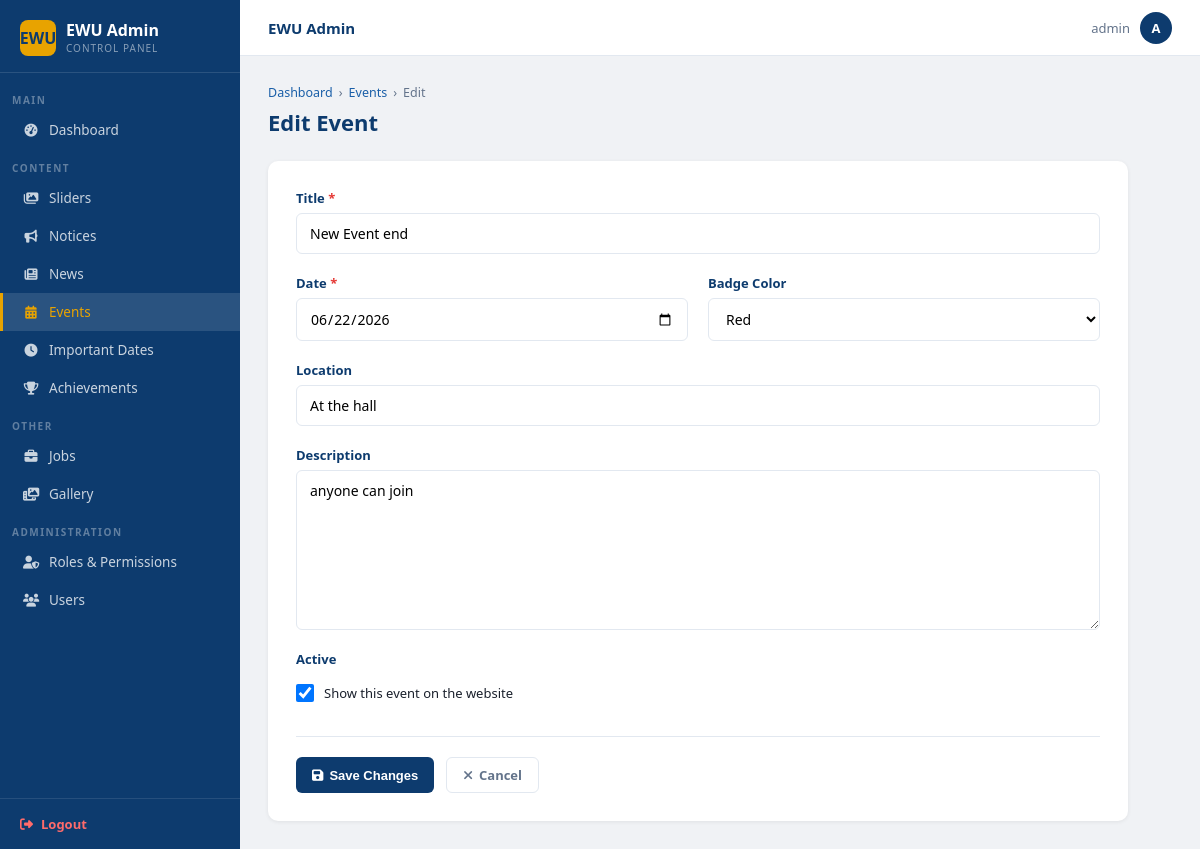
The app's page /dashboard/events/1/edit/ (signed in) with its own data.
### main/models.py (models this page shows, shortened)
class Event(models.Model):
    BADGE_COLORS = [
        ('green',  'Green'),
        ('red',    'Red'),
        ('blue',   'Blue'),
        ('orange', 'Orange'),
    ]
    title       = models.CharField(max_length=300)
    date        = models.DateField()
    location    = models.CharField(max_length=300, blank=True)
    description = models.TextField(blank=True)
    badge_color = models.CharField(max_length=10, choices=BADGE_COLORS, default='green')
    is_active   = models.BooleanField(default=True)
    class Meta:
        ordering = ['date']

### main/views.py (the view, shortened to what this page needs)
# urls.py: path('dashboard/events/<int:pk>/edit/',         views.event_edit,         name='admin_event_edit'),
@require_perm('main.change_event')
def event_edit(request, pk):
    obj = get_object_or_404(Event, pk=pk)
    return render(request, 'admin/event_form.html', {'obj': obj, 'edit': True, 'color_choices': getattr(Event, 'BADGE_COLORS', [])})

### templates/admin/event_form.html (shortened to what this page needs)
{% extends 'admin/base_admin.html' %}
{% block nav_events %}active{% endblock %}
{% block content %}
<div class="page-head">
  <div class="breadcrumb">
    <a href="{% url 'dashboard' %}">Dashboard</a>
    <span>›</span>
    <a href="{% url 'admin_event_list' %}">Events</a>
    <span>›</span>
    <span>{% if edit %}Edit{% else %}New{% endif %}</span>
  </div>
  <h1>{% if edit %}Edit Event{% else %}Create Event{% endif %}</h1>
</div>
<div class="form-wrap">
  <form method="post">
    <div class="form-grid">
      <div class="fg full">
        <label>Title <span style="color:var(--red)">*</span></label>
        <input type="text" name="title" value="{{ obj.title|default:'' }}"
               placeholder="e.g. Spring in the Air 2026" required maxlength="300">
      </div>
      <div class="fg">
        <label>Date <span style="color:var(--red)">*</span></label>
        <input type="date" name="date" value="{{ obj.date|date:'Y-m-d'|default:'' }}" required>
      </div>
      <div class="fg">
        <label>Badge Color</label>
        <select name="badge_color">
          {% for val, label in color_choices %}
          <option value="{{ val }}" {% if obj.badge_color == val %}selected{% endif %}>{{ label }}</option>
          {% endfor %}
        </select>
      </div>
      <div class="fg full">
        <label>Location</label>
        <input type="text" name="location" value="{{ obj.location|default:'' }}"
               placeholder="e.g. EWU Campus, Aftabnagar" maxlength="300">
      </div>
      <div class="fg full">
        <label>Description</label>
        <textarea name="description" placeholder="Event details...">{{ obj.description|default:'' }}</textarea>
      </div>
      <div class="fg">
        <label>Active</label>
        <div style="display:flex;align-items:center;gap:10px;padding:10px 0">
          <input type="checkbox" name="is_active" id="is_active"
                 {% if obj.is_active or not edit %}checked{% endif %}
                 style="width:18px;height:18px;cursor:pointer">
          <label for="is_active" style="font-size:13px;font-weight:500;text-transform:none;letter-spacing:0;color:var(--text)">
            Show this event on the website
          </label>
        </div>
      </div>
    </div>
    <div class="form-actions">
      <button type="submit" class="btn btn-primary">
        <i class="fa-solid fa-{% if edit %}floppy-disk{% else %}paper-plane{% endif %}"></i>
        {% if edit %}Save Changes{% else %}Create Event{% endif %}
      </button>
      <a href="{% url 'admin_event_list' %}" class="btn btn-ghost">
        <i class="fa-solid fa-xmark"></i> Cancel
      </a>
    </div>
  </form>
</div>
{% endblock %}

### templates/admin/base_admin.html (shortened to what this page needs)
{% load static %}
<!DOCTYPE html>
<html lang="en">
<head>
  <link rel="stylesheet" href="https://cdnjs.cloudflare.com/ajax/libs/font-awesome/6.5.0/css/all.min.css">
</head>
<body>
<div class="admin-wrapper">
  <aside class="sidebar">
    <div class="sidebar-brand">
      <div class="brand-icon">EWU</div>
      <div>
        <div class="brand-name">EWU Admin</div>
        <div class="brand-sub">Control Panel</div>
      </div>
    </div>
    <nav class="sidebar-nav">
      <div class="sidebar-section">Main</div>
      <a href="{% url 'dashboard' %}" class="sidebar-link {% block nav_dashboard %}{% endblock %}">
    <i class="fa-solid fa-gauge-high"></i> Dashboard
      </a>
      <div class="sidebar-section">Content</div>
      {% if perms.main.view_slider %}
      <a href="{% url 'admin_slider_list' %}" class="sidebar-link {% block nav_sliders %}{% endblock %}">
        <i class="fa-solid fa-images"></i> Sliders
      </a>
      {% endif %}
      {% if perms.main.view_notice %}
      <a href="{% url 'admin_notice_list' %}" class="sidebar-link {% block nav_notice %}{% endblock %}">
  <i class="fa-solid fa-bullhorn"></i> Notices
</a>
      {% endif %}
      {% if perms.main.view_news %}
      <a href="{% url 'admin_news_list' %}" class="sidebar-link {% block nav_news %}{% endblock %}">
        <i class="fa-solid fa-newspaper"></i> News
      </a>
      {% endif %}
      {% if perms.main.view_event %}
      <a href="{% url 'admin_event_list' %}" class="sidebar-link {% block nav_events %}{% endblock %}">
        <i class="fa-solid fa-calendar-days"></i> Events
      </a>
      {% endif %}
      {% if perms.main.view_importantdate %}
      <a href="{% url 'admin_date_list' %}" class="sidebar-link {% block nav_dates %}{% endblock %}">
        <i class="fa-solid fa-clock"></i> Important Dates
      </a>
      {% endif %}
      {% if perms.main.view_achievement %}
      <a href="{% url 'admin_achievement_list' %}" class="sidebar-link {% block nav_achievements %}{% endblock %}">
        <i class="fa-solid fa-trophy"></i> Achievements
      </a>
      {% endif %}
      {% if perms.main.view_job or perms.main.view_galleryphoto %}
      <div class="sidebar-section">Other</div>
      {% if perms.main.view_job %}
      <a href="{% url 'admin_job_list' %}" class="sidebar-link {% block nav_jobs %}{% endblock %}">
        <i class="fa-solid fa-briefcase"></i> Jobs
      </a>
      {% endif %}
      {% if perms.main.view_galleryphoto %}
      <a href="{% url 'admin_gallery_list' %}" class="sidebar-link {% block nav_gallery %}{% endblock %}">
        <i class="fa-solid fa-photo-film"></i> Gallery
      </a>
      {% endif %}
      {% endif %}
      {% if request.user.is_superuser %}
      <div class="sidebar-section">Administration</div>
      <a href="{% url 'role_list' %}" class="sidebar-link {% block nav_roles %}{% endblock %}">
        <i class="fa-solid fa-user-shield"></i> Roles &amp; Permissions
      </a>
      <a href="{% url 'rbac_user_list' %}" class="sidebar-link {% block nav_users %}{% endblock %}">
        <i class="fa-solid fa-users"></i> Users
      </a>
      {% endif %}
    </nav>
    <div class="sidebar-logout">
      <a href="{% url 'logout' %}">
        <i class="fa-solid fa-right-from-bracket"></i> Logout
      </a>
    </div>
  </aside>
  <div class="main-content">
    <div class="topbar">
      <span class="topbar-title">{% block topbar_title %}EWU Admin{% endblock %}</span>
      <div class="topbar-user">
        <span>{{ request.user.get_full_name|default:request.user.username }}</span>
        <div class="avatar">{{ request.user.username|first|upper }}</div>
      </div>
    </div>
    <div class="page-area">
      {% block content %}{% endblock %}
    </div>
  </div>
</div>
</body>
</html>

### templates/admin/base_admin.html (style rules this page uses)
:root { --navy: #0d3b6e; --navy-dark: #092d55; --navy-light: #1a5fa8; --amber: #e8a300; --amber-dark: #c98a00; --red: #e53935; --green: #2e7d32; --bg: #f0f2f5; --white: #ffffff; --border: #e2e8f0; --text: #1a202c; --muted: #64748b; --sidebar-w: 240px; }
*, *::before, *::after { box-sizing: border-box; margin: 0; padding: 0; }
body { font-family: 'Segoe UI', system-ui, -apple-system, sans-serif; background: var(--bg); color: var(--text); font-size: 14px; }
a { text-decoration: none; color: inherit; }
.admin-wrapper { display: flex; min-height: 100vh; }
.sidebar { width: var(--sidebar-w); background: var(--navy); flex-shrink: 0; display: flex; flex-direction: column; position: fixed; top: 0; left: 0; bottom: 0; overflow-y: auto; z-index: 100; }
.sidebar-brand { padding: 20px 20px 16px; border-bottom: 1px solid rgba(255,255,255,.12); display: flex; align-items: center; gap: 10px; }
.sidebar-brand .brand-icon { width: 36px; height: 36px; background: var(--amber); border-radius: 8px; display: flex; align-items: center; justify-content: center; color: var(--navy); font-size: 16px; font-weight: 800; flex-shrink: 0; }
.sidebar-brand .brand-name { font-size: 16px; font-weight: 700; color: #fff; line-height: 1.2; }
.sidebar-brand .brand-sub { font-size: 10px; color: rgba(255,255,255,.5); text-transform: uppercase; letter-spacing: 1px; }
.sidebar-section { padding: 12px 12px 4px; font-size: 10px; font-weight: 700; color: rgba(255,255,255,.35); text-transform: uppercase; letter-spacing: 1.5px; }
.sidebar-nav { flex: 1; padding: 8px 0; }
.sidebar-link { display: flex; align-items: center; gap: 10px; padding: 10px 20px; color: rgba(255,255,255,.78); font-size: 13.5px; font-weight: 500; transition: background .15s, color .15s; border-left: 3px solid transparent; }
.sidebar-link i { width: 16px; text-align: center; font-size: 13px; }
.sidebar-link.active { background: rgba(255,255,255,.12); color: var(--amber); border-left-color: var(--amber); }
.sidebar-logout { padding: 16px 20px; border-top: 1px solid rgba(255,255,255,.1); }
.sidebar-logout a { display: flex; align-items: center; gap: 8px; color: #ff6b6b; font-size: 13px; font-weight: 600; transition: color .2s; }
.main-content { margin-left: var(--sidebar-w); flex: 1; display: flex; flex-direction: column; min-height: 100vh; }
.topbar { background: var(--white); border-bottom: 1px solid var(--border); padding: 0 28px; height: 56px; display: flex; align-items: center; justify-content: space-between; position: sticky; top: 0; z-index: 50; }
.topbar-title { font-size: 15px; font-weight: 600; color: var(--navy); }
.topbar-user { display: flex; align-items: center; gap: 10px; font-size: 13px; color: var(--muted); }
.topbar-user .avatar { width: 32px; height: 32px; background: var(--navy); color: #fff; border-radius: 50%; display: flex; align-items: center; justify-content: center; font-size: 13px; font-weight: 700; }
.page-area { padding: 28px; flex: 1; }
.page-head { margin-bottom: 24px; }
.breadcrumb { display: flex; align-items: center; gap: 6px; font-size: 12.5px; color: var(--muted); margin-bottom: 6px; }
.breadcrumb a { color: var(--navy-light); }
.page-head h1 { font-size: 22px; font-weight: 700; color: var(--navy); margin-bottom: 4px; }
.btn { display: inline-flex; align-items: center; gap: 6px; padding: 8px 16px; border-radius: 6px; font-size: 13px; font-weight: 600; cursor: pointer; border: none; transition: background .15s, transform .1s; white-space: nowrap; }
.btn-primary { background: var(--navy); color: #fff; }
.btn-ghost { background: transparent; color: var(--muted); border: 1.5px solid var(--border); }
.form-wrap { background: var(--white); border-radius: 10px; padding: 28px; box-shadow: 0 1px 4px rgba(0,0,0,.07); max-width: 860px; }
.form-grid { display: grid; grid-template-columns: 1fr 1fr; gap: 20px; }
.fg { display: flex; flex-direction: column; gap: 6px; }
.fg.full { grid-column: span 2; }
.fg label { font-size: 13px; font-weight: 600; color: var(--navy); }
.fg input, .fg textarea, .fg select { padding: 10px 13px; border: 1.5px solid var(--border); border-radius: 6px; font-size: 14px; font-family: inherit; transition: border-color .2s; outline: none; background: var(--white); }
.fg textarea { min-height: 160px; resize: vertical; }
.form-actions { display: flex; gap: 12px; margin-top: 24px; padding-top: 20px; border-top: 1px solid var(--border); }

### records on screen
Event: title "New Event end", date "06/22/2026", badge_color "Red", location "At the hall", description "anyone can join", is_active "☑"

### other values on screen
{{ request.user.get_full_name|default:request.user.username }} "admin"
{{ request.user.username|first|upper }} "A"
